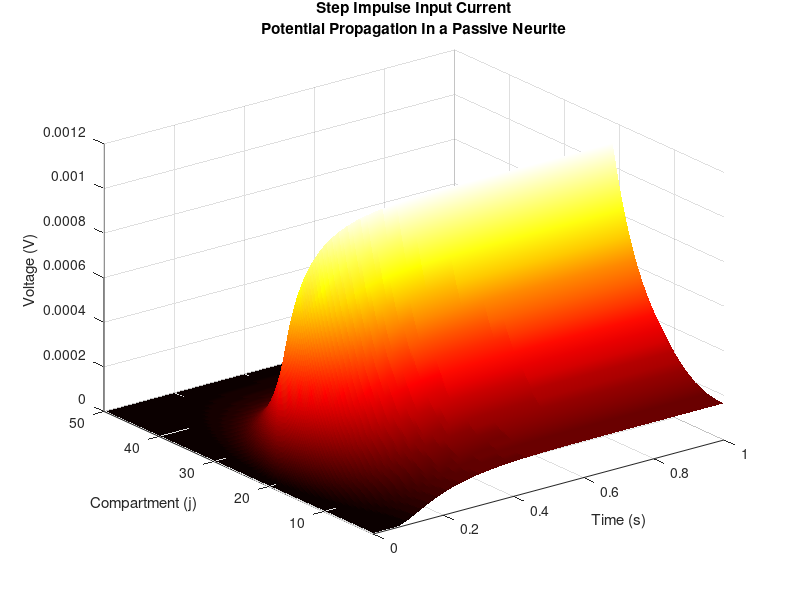
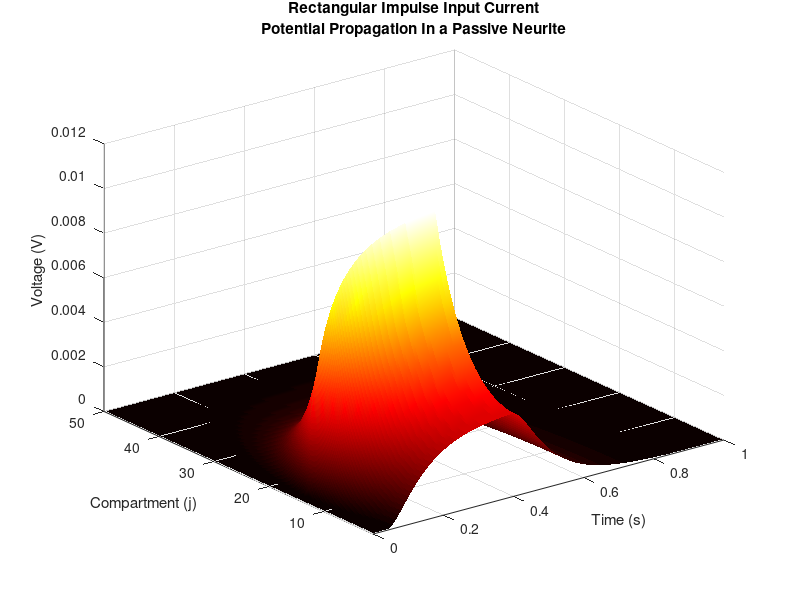

Here is the MATLAB script that generated these plots, in order:
% Nima Ghorbani
% Goal > Simulation of multi-compartment model

%% cleaning the workspace
clear;close all;clc;
set(0,'DefaultFigureWindowStyle','docked');

%% variables setup
dt = 1e-4; % delta t

Rm = 1.59e9;   % 1.59GOhm
Ra = 0.0318e9; % 0.0318GOhm
C = 62.8e-12;  % 62.8pF


%numerically claculating V at compartment j at time t with forward euler method
P = (C*Ra)^-1;
Q = ((dt^-1)-((C*Rm)^-1)-(2*((C*Ra)^-1)));

V = @(ie, v_previous, v_left_previous, v_rigth_previous) dt*(v_previous*Q + v_left_previous*P + v_rigth_previous*P + ie/C);

%%

%set timelapse
te = 20e-3; %seconds
ts = 1;     %seconds
tend = 1 ;  %seconds

% injected current
N = 50; %number of compartments
je = 20; % the compartment where we injected current

I0 = 10e-12; % -10pA
Ie = zeros(N,tend/dt); % setup current matrix as zero at every time at ever compartment
Ie(je,te/dt:(ts-te)/dt) = I0;

%compartments = [je ]% [je forward_propagate backward_propagate]

vt = zeros(N,tend/dt); % v timecourse at compartment j at time t
for t= 2:tend/dt % for every time step
    %calculate v(j,t) at injection compartment
    vt(je,t) = V(Ie(je,t), vt(je,t-1), vt(je-1,t-1), vt(je+1,t-1));
    %forward propagation
    for j = je:N-1 %last compartment will always be grounded
        vt(j,t) = V(Ie(j,t), vt(j,t-1), vt(j-1,t-1), vt(j+1,t-1));
    end
    %backward propagation
    for j = je:-1:2 %special treatment for first compartment
        vt(j,t) = V(Ie(j,t), vt(j,t-1), vt(j-1,t-1), vt(j+1,t-1));
    end
    vt(1,t) = vt(2,t);
end
figure(100);
[X Y] = meshgrid(dt:dt:tend,1:N);
surf(X,Y,vt);shading interp;colormap hot;
title(sprintf('Step Impulse Input Current\nPotential Propagation In a Passive Neurite'));
xlabel('Time (s)'); ylabel('Compartment (j)');zlabel('Voltage (V)');
ylim([1,N]);


%%

%set timelapse
te = 20e-3; %seconds
ts = 400e-3;     %seconds
tend = 1;  %seconds

% injected current
N = 50; %number of compartments
je = 14; % the compartment where we injected current

I0 = 100e-12; % -10pA
Ie = zeros(N,tend/dt); % setup current matrix as zero at every time at ever compartment
Ie(je,te/dt:(ts-te)/dt) = I0;

%compartments = [je ]% [je forward_propagate backward_propagate]

vt = zeros(N,tend/dt); % v timecourse at compartment j at time t
for t= 2:tend/dt % for every time step
    %calculate v(j,t) at injection compartment
    vt(je,t) = V(Ie(je,t), vt(je,t-1), vt(je-1,t-1), vt(je+1,t-1));
    %forward propagation
    for j = je:N-1 %last compartment will always be grounded
        vt(j,t) = V(Ie(j,t), vt(j,t-1), vt(j-1,t-1), vt(j+1,t-1));
    end
    %backward propagation
    for j = je:-1:2 %special treatment for first compartment
        vt(j,t) = V(Ie(j,t), vt(j,t-1), vt(j-1,t-1), vt(j+1,t-1));
    end
    vt(1,t) = vt(2,t);
end
figure(101);
surf(X,Y,vt);shading interp;colormap hot;
title(sprintf('Rectangular Impulse Input Current\nPotential Propagation In a Passive Neurite'));
xlabel('Time (s)'); ylabel('Compartment (j)');zlabel('Voltage (V)');
ylim([1,N]);